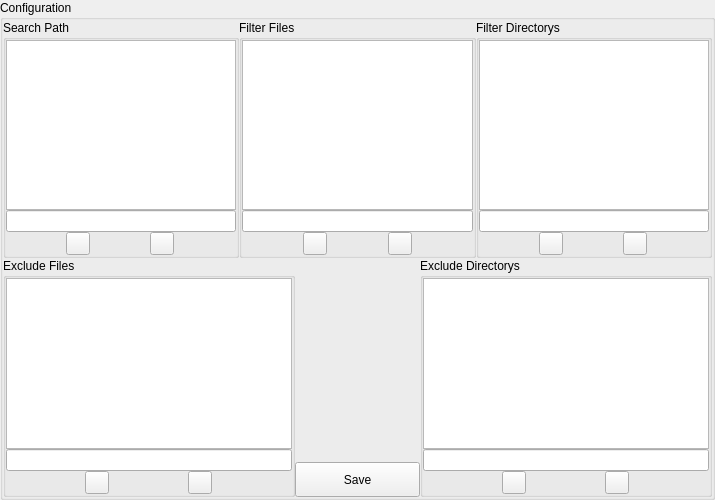
<?xml version="1.0" encoding="UTF-8"?>
<ui version="4.0">
 <class>Form</class>
 <widget class="QWidget" name="Form">
  <property name="geometry">
   <rect>
    <x>0</x>
    <y>0</y>
    <width>715</width>
    <height>500</height>
   </rect>
  </property>
  <property name="windowTitle">
   <string>Form</string>
  </property>
  <property name="windowIcon">
   <iconset theme="delete">
    <normaloff>.</normaloff>.</iconset>
  </property>
  <layout class="QVBoxLayout" name="verticalLayout_3">
   <property name="spacing">
    <number>0</number>
   </property>
   <property name="leftMargin">
    <number>0</number>
   </property>
   <property name="topMargin">
    <number>0</number>
   </property>
   <property name="rightMargin">
    <number>0</number>
   </property>
   <property name="bottomMargin">
    <number>0</number>
   </property>
   <item>
    <widget class="QGroupBox" name="groupBox">
     <property name="styleSheet">
      <string notr="true">font: 13pt &quot;Comfortaa&quot;;</string>
     </property>
     <property name="title">
      <string>Configuration</string>
     </property>
     <layout class="QHBoxLayout" name="horizontalLayout_7">
      <property name="spacing">
       <number>0</number>
      </property>
      <property name="leftMargin">
       <number>0</number>
      </property>
      <property name="topMargin">
       <number>0</number>
      </property>
      <property name="rightMargin">
       <number>0</number>
      </property>
      <property name="bottomMargin">
       <number>0</number>
      </property>
      <item>
       <layout class="QVBoxLayout" name="verticalLayout_15">
        <property name="spacing">
         <number>0</number>
        </property>
        <item>
         <layout class="QHBoxLayout" name="horizontalLayout_5">
          <property name="spacing">
           <number>0</number>
          </property>
          <item>
           <widget class="QGroupBox" name="groupBox_2">
            <property name="styleSheet">
             <string notr="true">font: 10pt &quot;Comfortaa&quot;;</string>
            </property>
            <property name="title">
             <string>Search Path</string>
            </property>
            <property name="flat">
             <bool>true</bool>
            </property>
            <layout class="QVBoxLayout" name="verticalLayout_8">
             <property name="spacing">
              <number>0</number>
             </property>
             <property name="leftMargin">
              <number>0</number>
             </property>
             <property name="topMargin">
              <number>0</number>
             </property>
             <property name="rightMargin">
              <number>0</number>
             </property>
             <property name="bottomMargin">
              <number>0</number>
             </property>
             <item>
              <layout class="QVBoxLayout" name="verticalLayout_2">
               <property name="spacing">
                <number>0</number>
               </property>
               <item>
                <widget class="QListWidget" name="listWidget_path">
                 <property name="editTriggers">
                  <set>QAbstractItemView::SelectedClicked</set>
                 </property>
                 <property name="itemAlignment">
                  <set>Qt::AlignLeading</set>
                 </property>
                </widget>
               </item>
               <item>
                <layout class="QVBoxLayout" name="verticalLayout_9">
                 <property name="spacing">
                  <number>0</number>
                 </property>
                 <item>
                  <widget class="QLineEdit" name="lineEdit_path"/>
                 </item>
                 <item>
                  <layout class="QHBoxLayout" name="horizontalLayout_8">
                   <property name="spacing">
                    <number>0</number>
                   </property>
                   <item>
                    <widget class="QToolButton" name="toolButton_add_path">
                     <property name="text">
                      <string/>
                     </property>
                     <property name="icon">
                      <iconset theme="add">
                       <normaloff>.</normaloff>.</iconset>
                     </property>
                    </widget>
                   </item>
                   <item>
                    <widget class="QToolButton" name="toolButton_remove_path">
                     <property name="text">
                      <string/>
                     </property>
                     <property name="icon">
                      <iconset theme="remove">
                       <normaloff>.</normaloff>.</iconset>
                     </property>
                    </widget>
                   </item>
                  </layout>
                 </item>
                </layout>
               </item>
              </layout>
             </item>
            </layout>
           </widget>
          </item>
          <item>
           <widget class="QGroupBox" name="groupBox_3">
            <property name="styleSheet">
             <string notr="true">font: 10pt &quot;Comfortaa&quot;;</string>
            </property>
            <property name="title">
             <string>Filter Files</string>
            </property>
            <property name="flat">
             <bool>true</bool>
            </property>
            <layout class="QVBoxLayout" name="verticalLayout_13">
             <property name="spacing">
              <number>0</number>
             </property>
             <property name="leftMargin">
              <number>0</number>
             </property>
             <property name="topMargin">
              <number>0</number>
             </property>
             <property name="rightMargin">
              <number>0</number>
             </property>
             <property name="bottomMargin">
              <number>0</number>
             </property>
             <item>
              <layout class="QVBoxLayout" name="verticalLayout">
               <property name="spacing">
                <number>0</number>
               </property>
               <item>
                <widget class="QListWidget" name="listWidget_filter_files">
                 <property name="editTriggers">
                  <set>QAbstractItemView::SelectedClicked</set>
                 </property>
                 <property name="itemAlignment">
                  <set>Qt::AlignLeading</set>
                 </property>
                </widget>
               </item>
               <item>
                <layout class="QVBoxLayout" name="verticalLayout_10">
                 <property name="spacing">
                  <number>0</number>
                 </property>
                 <item>
                  <widget class="QLineEdit" name="lineEdit_filter_files"/>
                 </item>
                 <item>
                  <layout class="QHBoxLayout" name="horizontalLayout">
                   <property name="spacing">
                    <number>0</number>
                   </property>
                   <item>
                    <widget class="QToolButton" name="toolButton_add_filter_files">
                     <property name="text">
                      <string/>
                     </property>
                     <property name="icon">
                      <iconset theme="add">
                       <normaloff>.</normaloff>.</iconset>
                     </property>
                    </widget>
                   </item>
                   <item>
                    <widget class="QToolButton" name="toolButton_remove_filter_files">
                     <property name="text">
                      <string/>
                     </property>
                     <property name="icon">
                      <iconset theme="remove">
                       <normaloff>.</normaloff>.</iconset>
                     </property>
                    </widget>
                   </item>
                  </layout>
                 </item>
                </layout>
               </item>
              </layout>
             </item>
            </layout>
           </widget>
          </item>
          <item>
           <widget class="QGroupBox" name="groupBox_4">
            <property name="styleSheet">
             <string notr="true">font: 10pt &quot;Comfortaa&quot;;</string>
            </property>
            <property name="title">
             <string>Filter Directorys</string>
            </property>
            <property name="flat">
             <bool>true</bool>
            </property>
            <layout class="QVBoxLayout" name="verticalLayout_14">
             <property name="spacing">
              <number>0</number>
             </property>
             <property name="leftMargin">
              <number>0</number>
             </property>
             <property name="topMargin">
              <number>0</number>
             </property>
             <property name="rightMargin">
              <number>0</number>
             </property>
             <property name="bottomMargin">
              <number>0</number>
             </property>
             <item>
              <layout class="QVBoxLayout" name="verticalLayout_5">
               <property name="spacing">
                <number>0</number>
               </property>
               <property name="topMargin">
                <number>0</number>
               </property>
               <item>
                <widget class="QListWidget" name="listWidget_filter_dirs"/>
               </item>
               <item>
                <layout class="QVBoxLayout" name="verticalLayout_4">
                 <property name="spacing">
                  <number>0</number>
                 </property>
                 <item>
                  <widget class="QLineEdit" name="lineEdit_filter_dirs"/>
                 </item>
                 <item>
                  <layout class="QHBoxLayout" name="horizontalLayout_2">
                   <property name="spacing">
                    <number>0</number>
                   </property>
                   <item>
                    <widget class="QToolButton" name="toolButton_add_filter_dirs">
                     <property name="text">
                      <string/>
                     </property>
                     <property name="icon">
                      <iconset theme="add">
                       <normaloff>.</normaloff>.</iconset>
                     </property>
                    </widget>
                   </item>
                   <item>
                    <widget class="QToolButton" name="toolButton_remove_filter_dirs">
                     <property name="text">
                      <string/>
                     </property>
                     <property name="icon">
                      <iconset theme="remove">
                       <normaloff>.</normaloff>.</iconset>
                     </property>
                    </widget>
                   </item>
                  </layout>
                 </item>
                </layout>
               </item>
              </layout>
             </item>
            </layout>
           </widget>
          </item>
         </layout>
        </item>
        <item>
         <layout class="QHBoxLayout" name="horizontalLayout_6">
          <property name="spacing">
           <number>0</number>
          </property>
          <item>
           <widget class="QGroupBox" name="groupBox_5">
            <property name="styleSheet">
             <string notr="true">font: 10pt &quot;Comfortaa&quot;;</string>
            </property>
            <property name="title">
             <string>Exclude Files</string>
            </property>
            <property name="flat">
             <bool>true</bool>
            </property>
            <layout class="QVBoxLayout" name="verticalLayout_16">
             <property name="spacing">
              <number>0</number>
             </property>
             <property name="leftMargin">
              <number>0</number>
             </property>
             <property name="topMargin">
              <number>0</number>
             </property>
             <property name="rightMargin">
              <number>0</number>
             </property>
             <property name="bottomMargin">
              <number>0</number>
             </property>
             <item>
              <layout class="QVBoxLayout" name="verticalLayout_6">
               <property name="spacing">
                <number>0</number>
               </property>
               <property name="topMargin">
                <number>0</number>
               </property>
               <item>
                <widget class="QListWidget" name="listWidget_exclude_files"/>
               </item>
               <item>
                <layout class="QVBoxLayout" name="verticalLayout_7">
                 <property name="spacing">
                  <number>0</number>
                 </property>
                 <item>
                  <widget class="QLineEdit" name="lineEdit_exclude_files"/>
                 </item>
                 <item>
                  <layout class="QHBoxLayout" name="horizontalLayout_3">
                   <property name="spacing">
                    <number>0</number>
                   </property>
                   <item>
                    <widget class="QToolButton" name="toolButton_add_exclude_files">
                     <property name="text">
                      <string/>
                     </property>
                     <property name="icon">
                      <iconset theme="add">
                       <normaloff>.</normaloff>.</iconset>
                     </property>
                    </widget>
                   </item>
                   <item>
                    <widget class="QToolButton" name="toolButton_remove_exclude_files">
                     <property name="text">
                      <string/>
                     </property>
                     <property name="icon">
                      <iconset theme="remove">
                       <normaloff>.</normaloff>.</iconset>
                     </property>
                    </widget>
                   </item>
                  </layout>
                 </item>
                </layout>
               </item>
              </layout>
             </item>
            </layout>
           </widget>
          </item>
          <item alignment="Qt::AlignBottom">
           <widget class="QPushButton" name="pushButton_save">
            <property name="minimumSize">
             <size>
              <width>125</width>
              <height>35</height>
             </size>
            </property>
            <property name="styleSheet">
             <string notr="true">font: 11pt &quot;Comfortaa&quot;;</string>
            </property>
            <property name="text">
             <string>Save</string>
            </property>
           </widget>
          </item>
          <item>
           <widget class="QGroupBox" name="groupBox_6">
            <property name="styleSheet">
             <string notr="true">font: 10pt &quot;Comfortaa&quot;;</string>
            </property>
            <property name="title">
             <string>Exclude Directorys</string>
            </property>
            <property name="flat">
             <bool>true</bool>
            </property>
            <layout class="QVBoxLayout" name="verticalLayout_17">
             <property name="spacing">
              <number>0</number>
             </property>
             <property name="leftMargin">
              <number>0</number>
             </property>
             <property name="topMargin">
              <number>0</number>
             </property>
             <property name="rightMargin">
              <number>0</number>
             </property>
             <property name="bottomMargin">
              <number>0</number>
             </property>
             <item>
              <layout class="QVBoxLayout" name="verticalLayout_11">
               <property name="spacing">
                <number>0</number>
               </property>
               <property name="topMargin">
                <number>0</number>
               </property>
               <item>
                <widget class="QListWidget" name="listWidget_exclude_dirs"/>
               </item>
               <item>
                <layout class="QVBoxLayout" name="verticalLayout_12">
                 <property name="spacing">
                  <number>0</number>
                 </property>
                 <item>
                  <widget class="QLineEdit" name="lineEdit_exclude_dirs"/>
                 </item>
                 <item>
                  <layout class="QHBoxLayout" name="horizontalLayout_4">
                   <property name="spacing">
                    <number>0</number>
                   </property>
                   <item>
                    <widget class="QToolButton" name="toolButton_add_exclude_dirs">
                     <property name="text">
                      <string/>
                     </property>
                     <property name="icon">
                      <iconset theme="add">
                       <normaloff>.</normaloff>.</iconset>
                     </property>
                    </widget>
                   </item>
                   <item>
                    <widget class="QToolButton" name="toolButton_remove_exclude_dirs">
                     <property name="text">
                      <string/>
                     </property>
                     <property name="icon">
                      <iconset theme="remove">
                       <normaloff>.</normaloff>.</iconset>
                     </property>
                    </widget>
                   </item>
                  </layout>
                 </item>
                </layout>
               </item>
              </layout>
             </item>
            </layout>
           </widget>
          </item>
         </layout>
        </item>
       </layout>
      </item>
     </layout>
    </widget>
   </item>
  </layout>
 </widget>
 <resources/>
 <connections/>
</ui>
